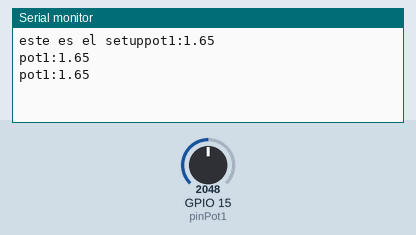
Bench run of a sketch on a simulated ESP32. On the bench: the last lines printed to the serial monitor. The test bench sets the inputs (shaded band); at power-on: GPIO 15 (pinPot1) = 2048.

Above: at 1.3 s.
1.4 s: GPIO 15 (pinPot1) set to 2866
At 1.9 s:
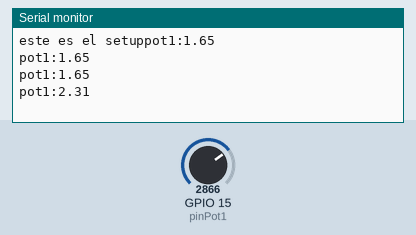
2.9 s: GPIO 15 (pinPot1) set to 3603
At 3.4 s:
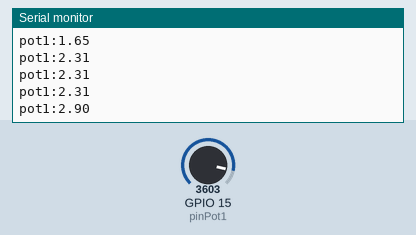
Timing chart, 0 to 5.9 s (numbered marks = the images above; inputs shaded):
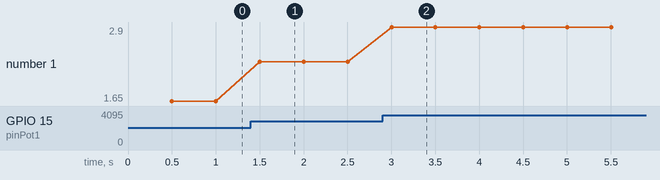

The sketch:

parteESP32.ino
```cpp
const int pinPot1=15;

float pot1Value=0;

void setup() {
  Serial.begin(115200);
  Serial.print("este es el setup");

}
int i=0;
void loop() {
  pot1Value = analogRead(pinPot1);
  Serial.print("pot1:");
  pot1Value=3.3*pot1Value/4095;
  Serial.println(pot1Value);

  delay(500);
}
```

Measured:
- after the input at 1.4 s, the serial monitor: prints a new line after 0.10 s (image 1)
- after the input at 2.9 s, the serial monitor: prints a new line after 0.10 s (image 2)
- plotted number 1: 1.65 → 2.31 after the input at 1.4 s, 2.31 → 2.9 after the input at 2.9 s
